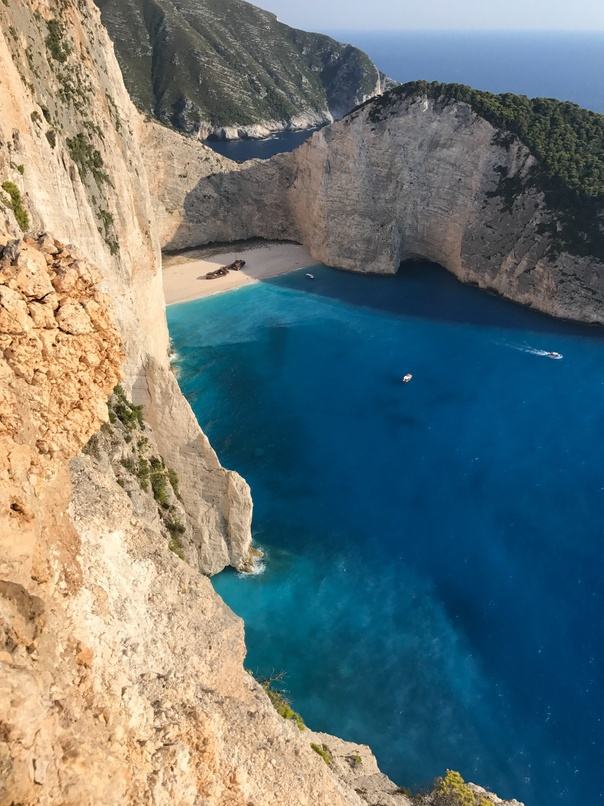
#> input picture Images/Bay in Greece.jpg, 604 x 806 px, shrunk from 3024 x 4032 before the run, found by its file name
$ jupyter execute --allow-errors Image_Compressor.ipynb   (shell and % lines are left out)
#> lines starting #> are read from the running program, lines starting #| are printed output that depends on the picture
# **Image Compressor**

# Importing necessary libraries

[cell 1]
from __future__ import print_function
import os
import numpy as np
import matplotlib.pyplot as plt
import matplotlib.image as image
plt.style.use("ggplot")

from skimage import io
from sklearn.cluster import KMeans

from ipywidgets import interact, interactive, fixed, interact_manual, IntSlider
import ipywidgets as widgets

# Reading, Visualising and Pre processing Image Data

[cell 2]
from google.colab import drive
drive.mount('/content/drive')

[cell 3]
plt.rcParams['figure.figsize'] = (20, 12)

[cell 4]
img = io.imread('/content/drive/MyDrive/Images/Bay in Greece.jpg')
#> img is the input picture: shape (806, 604, 3); mean R, G, B 105.5, 119, 119.4
ax = plt.axes(xticks=[], yticks=[])
ax.imshow(img);

[cell 5]
img.shape
#> Out = (806, 604, 3)

[cell 6]
img_data = (img / 255.0).reshape(-1, 3)
img_data.shape
#> Out = (486824, 3)

[cell 7]
import numpy as np
import matplotlib.pyplot as plt

class plot_utils:
    def __init__(self, img_data, title, num_pixels=10000, colors=None):
        self.img_data = img_data
        self.title = title
        self.num_pixels = num_pixels
        self.colors = colors

    def colorSpace(self):
        if self.colors is None:
            self.colors = self.img_data

        rand = np.random.RandomState(42)
        index = rand.permutation(self.img_data.shape[0])[:self.num_pixels]
        colors = self.colors[index]
        R, G, B = self.img_data[index].T
#> R = 10000 values, max 1 at index 93, min 0 at index 14, mean 0.413; G = 10000 values, max 0.973 at index 1237, min 0 at index 7931, mean 0.467; B = 10000 values, max 0.945 at index 2943, min 0 at index 191, mean 0.469
        fig, ax = plt.subplots(1, 2, figsize=(12,8))
        ax[0].scatter(R, G, color=colors, marker='.')
        ax[0].set(xlabel='Red', ylabel='Green', xlim=(0, 1), ylim=(0, 1))
        ax[1].scatter(R, B, color=colors, marker='.')
        ax[1].set(xlabel='Red', ylabel='Blue', xlim=(0, 1), ylim=(0, 1))
        fig.suptitle(self.title, size=20)

[cell 8]
x = plot_utils(img_data, title='Input color space: 16 million possible colors')
x.colorSpace()
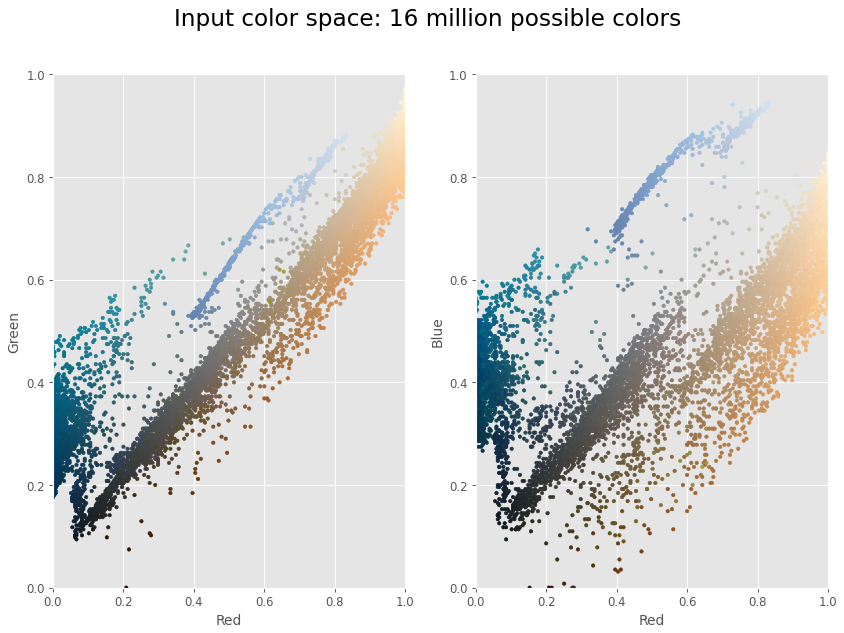
#> figure drawn by matplotlib, 2 panels

# Mini-batch k-Means

[cell 9]
from sklearn.cluster import MiniBatchKMeans

[cell 10]
kmeans = MiniBatchKMeans(16).fit(img_data)
k_colors = kmeans.cluster_centers_[kmeans.predict(img_data)]

y = plot_utils(img_data, colors=k_colors, title="Reduced color space: 16 colors")
y.colorSpace()
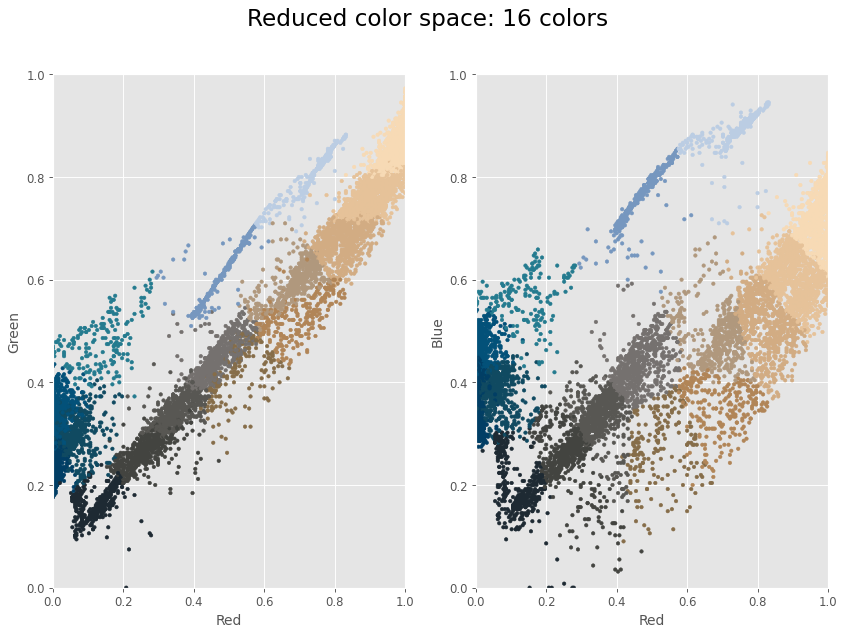
#> figure drawn by matplotlib, 2 panels

[cell 11]
k_img = np.reshape(k_colors, (img.shape))
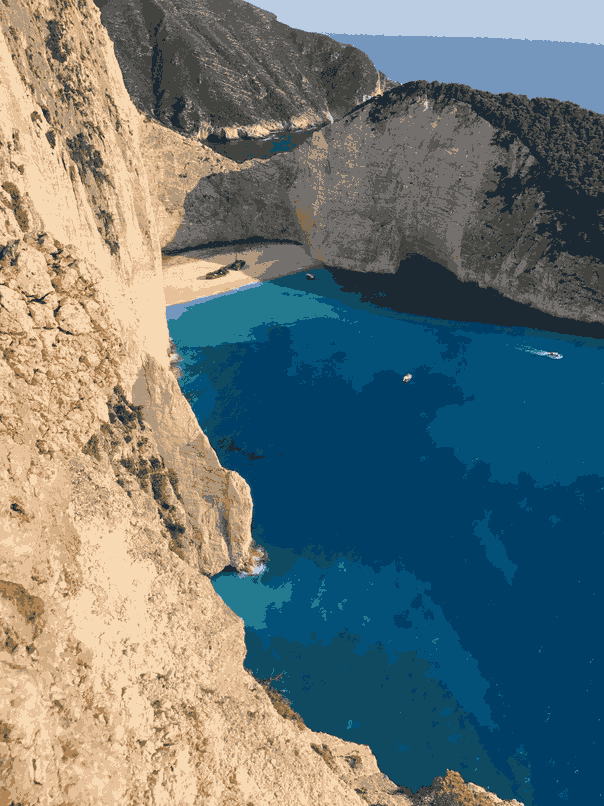
#> k_img: shape (806, 604, 3) float64; mean R, G, B 0.413, 0.466, 0.467
#> the sliders are set to 
